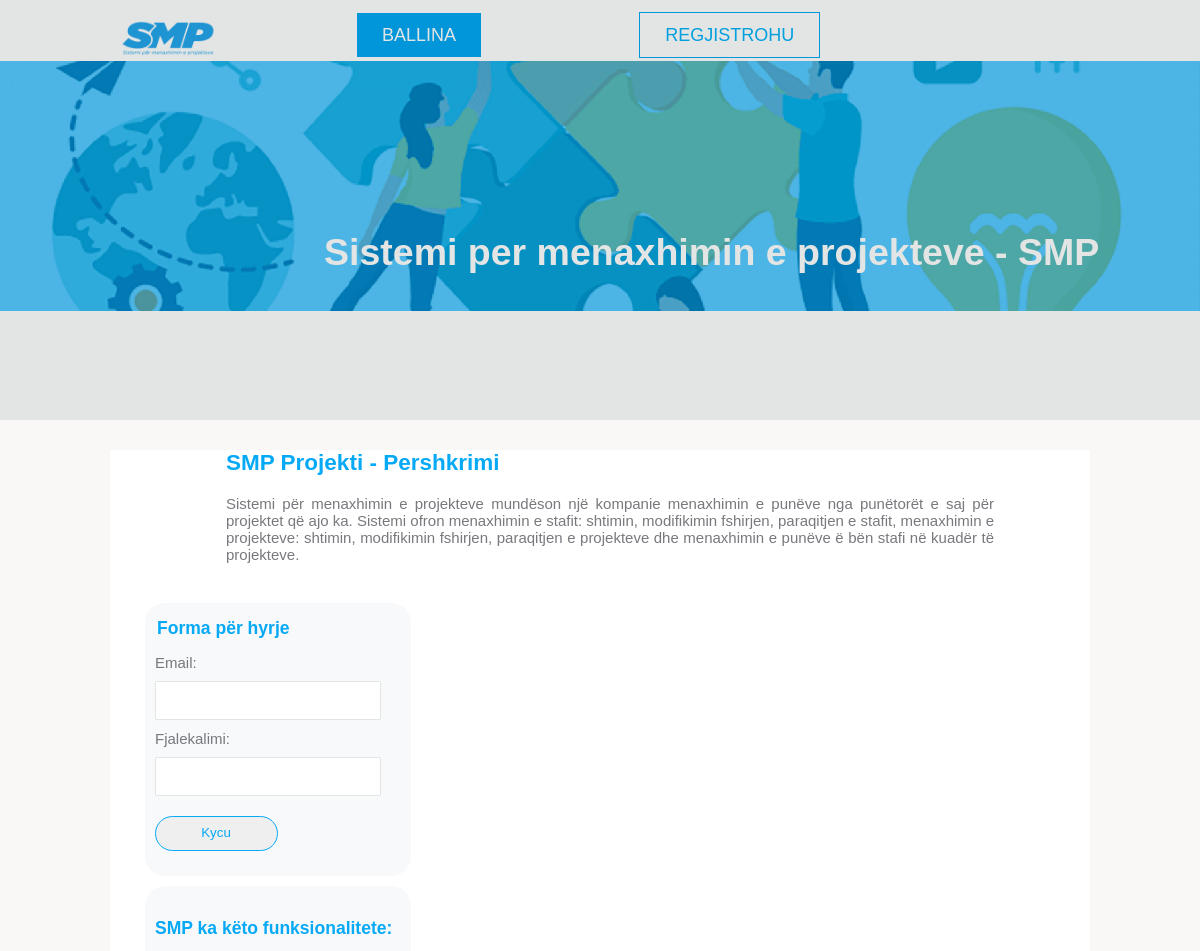
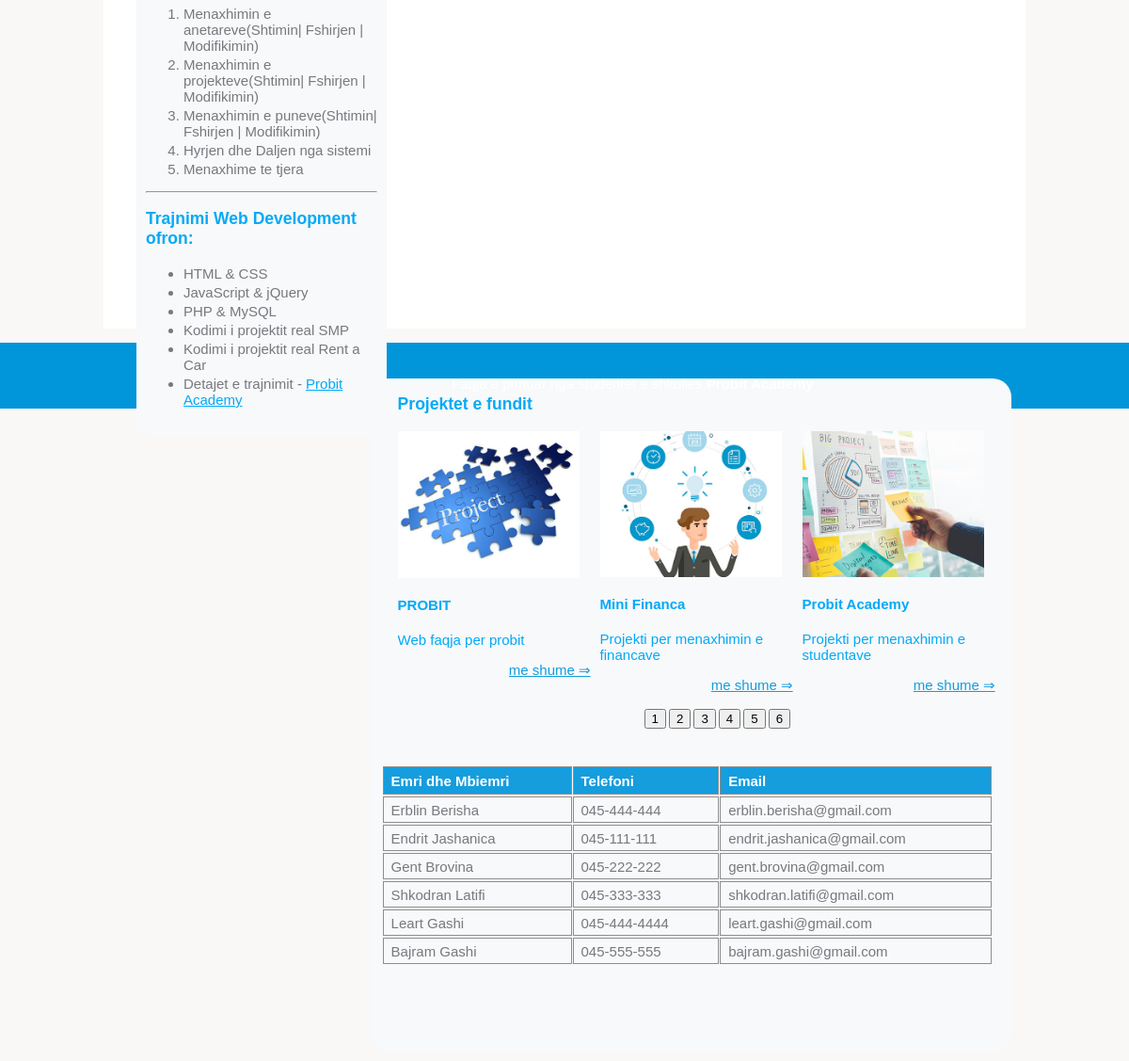
The app's page /home.php with its own data (2 pictures, top to bottom).
### tables this page shows
CREATE TABLE `projektet` (
  `projektiid` int(11) NOT NULL,
  `emri` varchar(50) NOT NULL,
  `pershkrimi` text DEFAULT NULL,
  `datafillimit` date NOT NULL,
  `datambarimit` date NOT NULL
);

CREATE TABLE `antaret` (
  `antariid` int(11) NOT NULL,
  `emri` varchar(50) NOT NULL,
  `mbiemri` varchar(50) NOT NULL,
  `datalindjes` date DEFAULT NULL,
  `nrpersonal` bigint(20) DEFAULT NULL,
  `telefoni` varchar(20) DEFAULT NULL,
  `email` varchar(30) DEFAULT NULL,
  `fjalekalimi` varchar(30) DEFAULT NULL,
  `roli` bit(1) DEFAULT NULL
);

### inc/functions.php (called while the page is built, shortened)
<?php
    $dbConn = "";
    function merrAntaret()
    {
        global $dbConn;
        $sql = "SELECT antariid, emri, mbiemri, telefoni, email FROM antaret" ;
        return $antaret = mysqli_query($dbConn, $sql);
    }
    function merrProjektet()
    {
        global $dbConn;
        $sql = "SELECT projektiid ,emri, pershkrimi, datafillimit, datambarimit FROM projektet" ;
        return $projektet = mysqli_query($dbConn, $sql);
    }
?>

### home.php (the view, shortened to what this page needs)
<?php include'inc/header.php'; ?>
    <main class="container page">
    <div id="page-container">
        <article class="maininfo">
            <h2 class="title">SMP Projekti - Pershkrimi</h2>
            <p>
                Sistemi për menaxhimin e projekteve mundëson një kompanie menaxhimin e punëve
                nga punëtorët e saj për projektet që ajo ka.
                Sistemi ofron menaxhimin e stafit: shtimin, modifikimin fshirjen, paraqitjen e stafit,
                menaxhimin e projekteve: shtimin, modifikimin fshirjen, paraqitjen e projekteve dhe menaxhimin e
                punëve ë bën stafi në kuadër të projekteve.
            </p>
        </article>
        <?php include'inc/sidebar.php'; ?>
        <section id="content" class="box">
            <section class="projektet">
                <h3 class="title">Projektet e fundit</h3>
                <div class = "slider">
                <?php
                        $projektet = merrProjektet();
                        $i = 0;
                        while ($projekti = mysqli_fetch_assoc($projektet))
                        {
                            $projektiid = $projekti['projektiid'];
                            $emri  = $projekti['emri'];
                            $pershkrimi = $projekti['pershkrimi'];
                            echo "<div class = 'card-info'>";
                            echo "<div class= 'card-img'>";
                            echo "<img src='images/project{$i}.jpg' alt = 'Projekti {$i}";
                            echo "</div>";
                            echo "<div class = 'card-title'>";
                            echo "<h4>{$emri}</h4>";
                            echo "</div>";
                            echo "<div class = 'card-footer'><p>{$pershkrimi}</p></div>";
                            echo "<a class = 'meShume' href = 'projekti.php?projektii={$projektiid}'> me shume &#8658;</a>";
                            echo "</div>";
                            $i++;
                         if($i == 3) $i = 0;
                        }
                    ?>
            </section>
            <table id="members">
                <tr>
                    <th>Emri dhe Mbiemri</th>
                    <th>Telefoni</th>
                    <th>Email</th>
                </tr>
               <?php
                        $antaret = merrAntaret();
                        if($antaret)
                        {
                            $i = 0;
                            while ($antari = mysqli_fetch_assoc($antaret))
                            {
                                echo "<tr>";
                                echo "<td>" .$antari['emri']. " " .$antari['mbiemri']. "</td>";
                                echo "<td>" .$antari['telefoni'] . "</td>";
                                echo "<td>" .$antari['email']. "</td>";
                                echo  "</tr>";
                                $i++;
                                if ($i == 6) break;
                            }
                        }
                ?>
            </table>
        </section>
        </div>
    </main>
    <?php  include'inc/footer.php';?>

### inc/header.php (shortened to what this page needs)
<?php include 'functions.php';?>
<!DOCTYPE html>
<html>
<head>
    <link rel="stylesheet" href="SMPStyle.css">
</head>
<body>
    <header class="header">
        <nav class="container">
            <a id="logo" href="home.php">
                <img src="images/smp_logo.png" alt="SMP Logo" title="SMP Logo">
            </a>
            <ul id="navbar">
                <li><a href="home.php">Ballina</a></li>
                <?php
                        if(isset($_SESSION['antari']))
                        {
                            echo '<li><a href="punet.php">Punet</a></li>';
                            if($_SESSION['antari']['roli'] == 1)
                            {
                                echo '<li><a href="antaret.php">Antaret</a></li>';
                                echo '<li><a href="projektet.php">Projektet</a></li>';
                            }
                            echo '<li><a href="logout.php">Logout</a></li>';
                        }
                        else
                        {
                            echo '<li><a href="shtoanetar.php">Regjistrohu</a></li>';
                        }
                ?>
            </ul>
        </nav>
        <section id="banner">
            <img src="images/banner1.png" alt="Banner Image" title="Banner Image">
            <h1>Sistemi per menaxhimin e projekteve - SMP</h1>
        </section>
    </header>

### inc/sidebar.php (shortened to what this page needs)
<aside id="sidebar">
            <form id="login" action="" method="post" class="box">
                <legend>Forma për hyrje</legend>
                <label>Email: </label>
                <input type="email" name="email" id="email">
                <label>Fjalekalimi: </label>
                <input type="password" name="fjalekalimi" id="fjalekalimi">
                <input type="submit" name="login" id="login" value="Kycu">
            </form>
            <section class="box">
                <h3 class="title">SMP ka këto funksionalitete:</h3>
                <ol>
                    <li>Menaxhimin e anetareve(Shtimin| Fshirjen | Modifikimin)</li>
                    <li>Menaxhimin e projekteve(Shtimin| Fshirjen | Modifikimin)</li>
                    <li>Menaxhimin e puneve(Shtimin| Fshirjen | Modifikimin)</li>
                    <li>Hyrjen dhe Daljen nga sistemi</li>
                    <li>Menaxhime te tjera</li>
                </ol>
                <hr>
                <h3 class="title">Trajnimi Web Development ofron:</h3>
                <ul>
                    <li>HTML & CSS</li>
                    <li>JavaScript & jQuery</li>
                    <li>PHP & MySQL</li>
                    <li>Kodimi i projektit real SMP</li>
                    <li>Kodimi i projektit real Rent a Car</li>
                    <li>Detajet e trajnimit -
                        <a href="https://probitacademy.com/courses/web-development-full-stack/">Probit Academy</a>
                    </li>
                </ul>
            </section>
        </aside>

### inc/footer.php (shortened to what this page needs)
        <footer class="footer container">
        <p>Faqja e punuar nga studentet e shkolles <strong> Probit Academy </strong></p>
        </footer>
    </body>
</html>

### SMPStyle.css (style rules this page uses)
body { font-family: 'Trebuchet MS', 'Lucida Sans Unicode', 'Lucida Grande', 'Lucida Sans', Arial, sans-serif; font-size: 15px; color: #78787e; background-color: #f9f8f6; margin: 0; padding: 0; }
.container { width: 80%; margin: 0 auto; }
.header { width: 100%; height: 420px; background-color: #e3e5e5; }
#logo { float: left; width: 20%; }
#logo img { margin-top: 20px; width: 50%; }
#navbar { float: left; width: 75%; margin-top: 25px; list-style-type: none; }
#navbar li { display: inline; margin: 0px 5px; }
#navbar li a { font-size: 18px; text-decoration: none; color: #029fdd; text-align: center; padding: 12px 25px; text-transform: uppercase; }
#navbar li:first-child a { background-color: #0195da; color: #e3e5e4; }
#navbar li:last-child a { border: 1px solid #0195da; margin-left: 20%; }
#banner { width: 100%; height: 400px; }
#banner h1 { position: absolute; top: 200px; left: 27%; color: #e3e5e4; font-size: 250%; }
#banner img { width: 100%; }
.page { height: 850px; padding-left: 20px; background-color: #fff; }
.maininfo { width: 80%; margin: 30px auto; text-align: justify; }
.title { color: #06a9f6; }
#content { float: right; width: 69%; height: 700px; padding-top: 0px; }
.projektet { padding-left: 20px; }
.projektet, .card-title { color: #03a9f6; }
.card-img { padding: 0; margin: 0; width: 100%; height: 100%; object-fit: cover; }
.card-img img { width: 90%; }
.meShume { float: right; margin-right: 10px; color: #149ddd; }
.slick-slider { position: relative; display: block; box-sizing: border-box; -webkit-user-select: none; -moz-user-select: none; -ms-user-select: none; user-select: none; -webkit-touch-callout: none; -khtml-user-select: none; -ms-touch-action: pan-y; touch-action: pan-y; -webkit-tap-highlight-color: transparent; }
.slick-slide { display: none; float: left; height: 100%; min-height: 1px; }
.slick-slide img { display: block; }
.slick-initialized .slick-slide { display: block; }
#members { float: left; margin-top: 20px; margin-left: 3px; width: 98%; empty-cells: show; border-collapse: separate; border-spacing: 1px 2px; }
#members td, #members th { border: 1px solid #8f8e8e; padding: 5px 8px 4px; }
#members th { text-align: left; padding-top: 6px; padding-bottom: 5px; background-color: #159ddd; color: #fff; }
#sidebar { float: left; width: 27%; height: 750px; }
.box { width: 95%; height: auto; background-color: #f7f9fa; margin: 10px 15px; padding: 15px 10px; border-radius: 20px; }
.box li { margin-bottom: 3px; }
.box ul a { color: #03a9f6; }
#login legend, #antari legend, #projekte legend, #projektDel legend { color: #06a9f6; text-align: left; width: 90%; font-size: 1.17em; font-weight: bold; margin-bottom: 15px; }
#login input[type="email"], #login input[type="password"], #login input[type="submit"], #antari input[type="email"], #antari input[type="password"], #antari input[type="submit"], #antari input[type="text"], #projekte input[type="submit"], #projekte input[type="text"], #projekte input[type="date"], #projekte textarea, #projekte select { width: 88%; height: 35px; border-radius: 1px; padding-left: 5px; border: 1px solid #e3e5e5; margin: 10px 0px; }
#login label,#antari label,#projekte label { height: 35px; width: 100%; text-align: left; }
#login input[type="submit"],#antari input[type='submit'],#projekte input[type="submit"] { width: 50%; margin-top: 10px; color: #06a9f6; border-radius: 30px; border: 1px solid #06a9f6; padding-top: 0px; }
.box { width: 95%; height: auto; background-color: #f7f9fa; margin: 10px 15px; padding: 15px 10px; }
.footer { background-color: #0195da; height: 70px; width: 100%; }
.footer p { color: #fff; position: relative; top: 50%; padding-left: 40%; }

### records on screen
projektet: shows a picture, emri "PROBIT", pershkrimi "Web faqja per probit"
projektet: shows a picture, emri "Mini Financa", pershkrimi "Projekti per menaxhimin e financave"
projektet: shows a picture, emri "Probit Academy", pershkrimi "Projekti per menaxhimin e studentave"
antaret: emri "Erblin", mbiemri "Berisha", telefoni "045-444-444", email "erblin.berisha@gmail.com"
antaret: emri "Endrit", mbiemri "Jashanica", telefoni "045-111-111", email "endrit.jashanica@gmail.com"
antaret: emri "Gent", mbiemri "Brovina", telefoni "045-222-222", email "gent.brovina@gmail.com"
antaret: emri "Shkodran", mbiemri "Latifi", telefoni "045-333-333", email "shkodran.latifi@gmail.com"
antaret: emri "Leart", mbiemri "Gashi", telefoni "045-444-4444", email "leart.gashi@gmail.com"
antaret: emri "Bajram", mbiemri "Gashi", telefoni "045-555-555", email "bajram.gashi@gmail.com"
